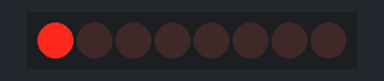
The sketch below on a simulated Arduino Uno, built with avr-gcc and run on an emulated ATmega328P. Shown: 8 shift-register outputs drawn as a row of LEDs (first output left, lit = HIGH). Wiring (inferred from the names in the program): shift register (74HC595): data pin 10; shift clock pin 8; latch pin 9. Wiring (inferred from the signals the program sends): row of LEDs: on Q0, Q1, Q2, Q3, Q4, Q5, Q6, Q7.

Above: at 0.02 s.
At 0.37 s:
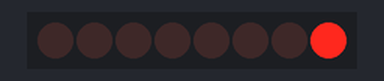
At 0.72 s:
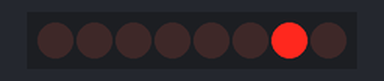
At 1.48 s:
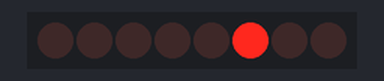
At 2.18 s:
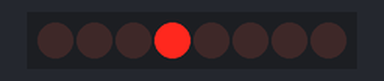
At 2.93 s:
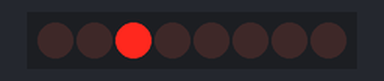
Timing chart, 0 to 3.2 s (numbered marks = the images above):
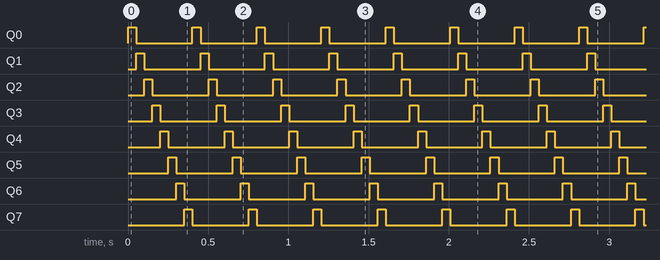

The sketch:

shift-register-single.ino
```cpp
/*
  Shift Register Example
  for 74HC595 shift register

  Shows how to interface with an 8-bit shift register. Cycles through each
  output, making one output HIGH at a time. To see the results of this, attach
  an LED to each output on the shift register with a 220-1k ohm resistor.

  Reference: https://www.arduino.cc/en/tutorial/ShiftOut

  Wiring:

  08 GND -> ground
  13 OE  -> ground
  16 VCC -> VCC
  10 MR  -> VCC

  09 DP    -> Digital Pin 10
  11 ST_CP -> Digital Pin 09
  12 SH_CP -> Digital Pin 08

  01-07 -> Output 01-07
  15    -> Output 08

*/

const int latchPin = 9; // ST_CP
const int clockPin = 8; // SH_CP
const int dataPin = 10; // DS

void setup() {
  pinMode(latchPin, OUTPUT);
  pinMode(dataPin, OUTPUT);
  pinMode(clockPin, OUTPUT);
}

void loop() {
  for (int i = 0; i < 8; i++) {
    if (i == 0) {
      registerWrite(8, LOW);
    } else {
      registerWrite(i - 1, LOW);
    }

    registerWrite(i, HIGH);
    delay(50);
  }
}

void registerWrite(int whichPin, int whichState) {
  byte bitsToSend = 0;

  // turn off the output so the pins don't light up
  // while you're shifting bits:
  digitalWrite(latchPin, LOW);

  // turn on the next highest bit in bitsToSend:
  bitWrite(bitsToSend, whichPin, whichState);

  // shift the bits out:
  shiftOut(dataPin, clockPin, MSBFIRST, bitsToSend);

  // turn on the output so the LEDs can light up:
  digitalWrite(latchPin, HIGH);

}
```

Measured:
- by itself, Q0–7: alternates HIGH for 0.05 s and LOW for 0.35 s
- by itself, everything shown: repeats every 0.40 s, in 8 steps
